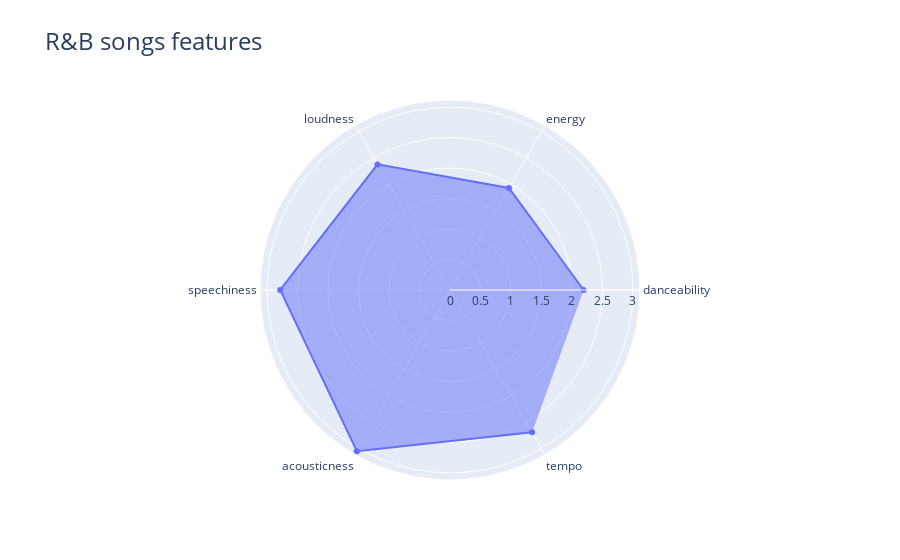

Here is the notebook cell this chart was saved with:
### Code cell
# Create a radar chart
fig = go.Figure()



fig.add_trace(go.Scatterpolar(
    r=[df_rnb['danceability'].max(), df_rnb['energy'].max(), df_rnb['loudness'].max(), df_rnb['speechiness'].max(), 
       df_rnb['acousticness'].max(),df_rnb['tempo'].max()],
    theta=['danceability', 'energy', 'loudness', 'speechiness', 'acousticness','tempo'],
    fill='toself',
    name='Max values'
))
fig.update_layout(
    title="R&B songs features",
    title_font=dict(size=24)
)
fig.show()

### Figure 1 — Plotly figure (JSON) as saved in the notebook; plotly's stock layout.template omitted (floating-point values rounded to 4 significant figures)
{"data": [{"fill": "toself", "name": "Max values", "r": [2.192, 1.932, 2.379, 2.786, 3.055, 2.693], "theta": ["danceability", "energy", "loudness", "speechiness", "acousticness", "tempo"], "type": "scatterpolar"}], "layout": {"title": {"font": {"size": 24}, "text": "R&B songs features"}}}
